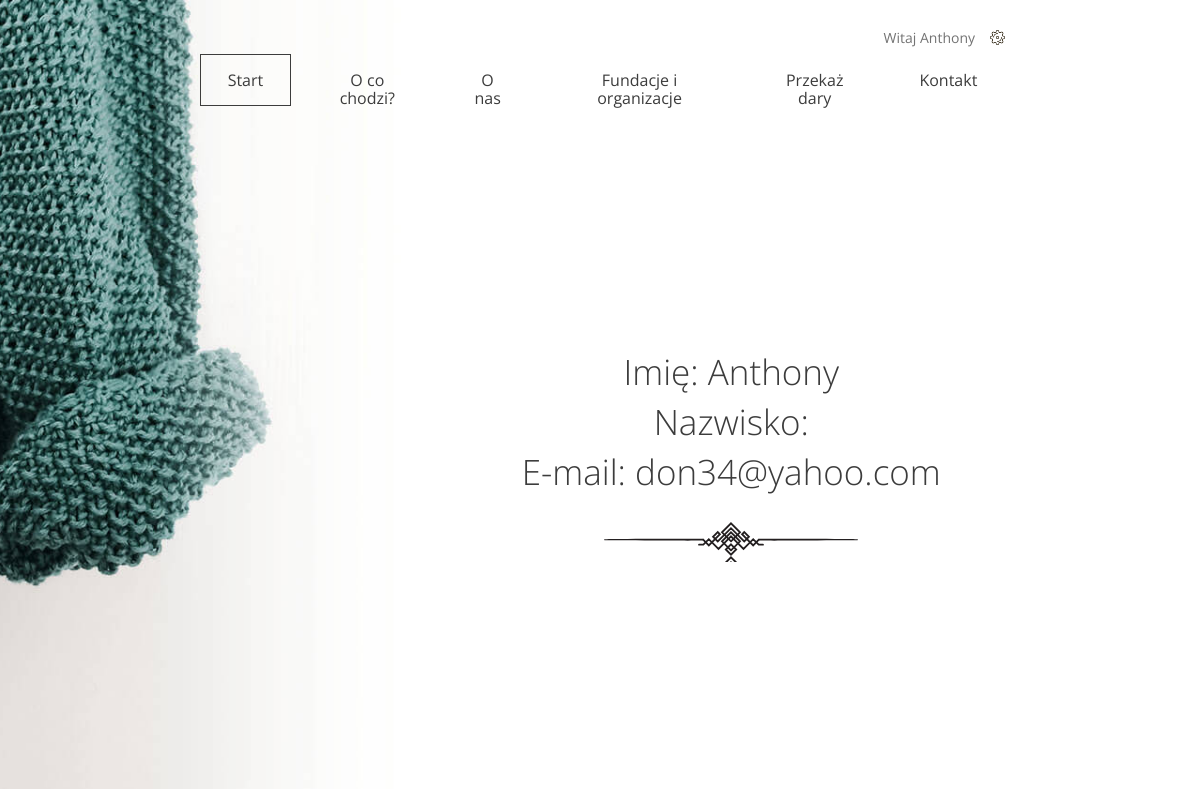
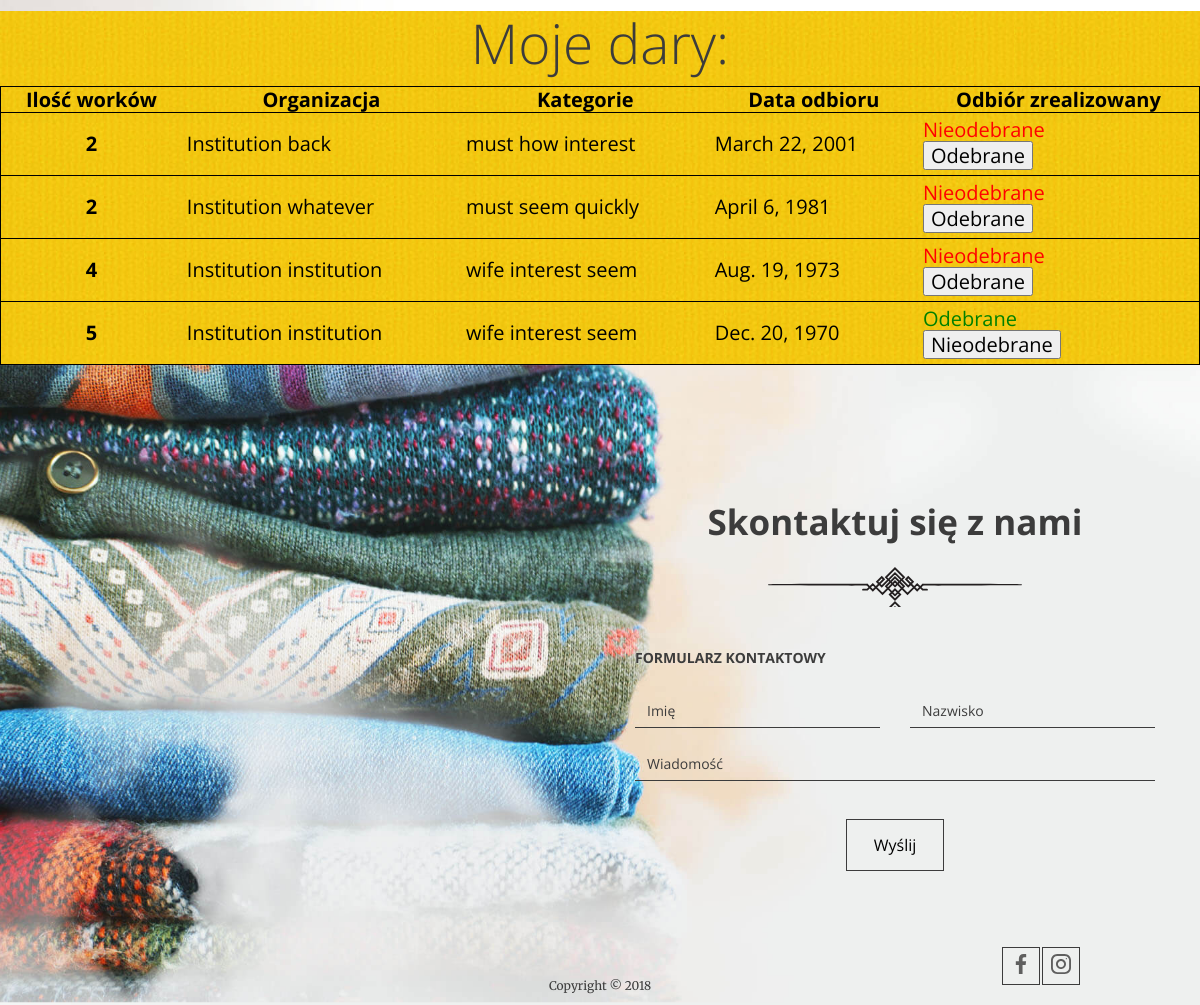
The page /user/9 on the database its author committed (2 pictures, top to bottom).
### charity/models.py (models this page shows)
class Donation(models.Model):
    class Meta:
        ordering = ["is_taken"]
    quantity = models.IntegerField()
    categories = models.ManyToManyField(Category)
    institution = models.ForeignKey(Institution, on_delete=models.DO_NOTHING)
    address = models.CharField(max_length=512)
    phone_number = models.IntegerField()
    city = models.CharField(max_length=64)
    zip_code = models.CharField(max_length=5)
    pick_up_date = models.DateField()
    pick_up_time = models.TimeField()
    pick_up_comment = models.TextField(null=True)
    user = models.ForeignKey(User, on_delete=models.DO_NOTHING, default=None, null=True)
    is_taken = models.BooleanField(default=False)

class Institution(models.Model):
    name = models.CharField(max_length=256)
    description = models.TextField()
    type = models.IntegerField(choices=INSTITUTION_TYPES, default=1)
    categories = models.ManyToManyField(Category)
    def __str__(self):
        return self.name

class Category(models.Model):
    name = models.CharField(max_length=64)
    def __str__(self):
        return self.name

### charity/views.py (the view, shortened to what this page needs)
# urls.py: path('user/<int:user_id>', UserProfileView.as_view()),
class UserProfileView(View):
    def get(self, request, user_id):
        user = User.objects.get(id=user_id)
        return render(request, 'user_profile.html', {"user": user})

### charity/templates/user_profile.html (shortened to what this page needs)
{% extends 'base.html' %}
{% block content %}
    <header class="header--form-page">
    {% include 'navigation.html' %}
    <div class="slogan container container--90">
        <div class="slogan--item">
          <h1>
              Imię: {{ user.first_name }}<br>
              Nazwisko: {{ user.last_name }}<br>
              E-mail: {{ user.email }}<br>
          </h1>
        </div>
      </div>
    </header>
    <section id="stats" class="stats">
        <div class="stats--item">
            <em>Moje dary:</em>
        </div><br>
    <table class="simple-table">
        <thead>
        <tr style="color: black;">
            <th>Ilość worków</th>
            <th>Organizacja</th>
            <th>Kategorie</th>
            <th>Data odbioru</th>
            <th>Odbiór zrealizowany</th>
        </tr>
        </thead>
        <tbody>
        {% for donations in user.donation_set.all %}
        <tr class="simple-table">
            <th>{{ donations.quantity }}</th>
            <td>{{ donations.institution }}</td>
            <td>{% for donation in donations.categories.all %}
                            {{ donation }}
                        {% endfor %}</td>
            <td>{{ donations.pick_up_date }}</td>
            {% if donations.is_taken is False %}
            <td id="donation-status" style="color: red;">
                Nieodebrane <form method="post">
                    <button type="submit" name="taken" value="{{ donations.id }}">
                    Odebrane</button></form>
                {% else %}
             <td style="color: green;">
                Odebrane <form method="post">
                    <button type="submit" name="not-taken" value="{{ donations.id }}">
                    Nieodebrane</button></form>
                </td>
            {% endif %}
        </tr>
        </tbody>
        {% endfor %}
    </table>
    </section>
{% endblock %}

### charity/templates/navigation.html (shortened to what this page needs)
      <nav class="container container--70">
          {% if user.is_authenticated %}
            <ul class="nav--actions">
                <li class="logged-user">
                    Witaj {{ user.first_name }}
                </li>
            </ul>
          {% else %}
        <ul class="nav--actions">
          <li><a href="/login" class="btn btn--small btn--without-border">Zaloguj</a></li>
          <li><a href="/register" class="btn btn--small btn--highlighted">Załóż konto</a></li>
        </ul>
          {% endif %}
        <ul>
          <li><a href="/" class="btn btn--without-border active">Start</a></li>
          <li><a href="/#steps" class="btn btn--without-border">O co chodzi?</a></li>
          <li><a href="/#about-us" class="btn btn--without-border">O nas</a></li>
          <li><a href="/#help" class="btn btn--without-border">Fundacje i organizacje</a></li>
          <li><a href="{% if user.is_authenticated %}/add-donation{% else %}/login{% endif %}" class="btn btn--without-border">Przekaż dary</a></li>
          <li><a href="/#contact" class="btn btn--without-border">Kontakt</a></li>
        </ul>
      </nav>

### rows shown on the page
Donation: quantity "2", institution "Institution back", pick_up_date "March 22, 2001", {{ donations.id }} 18 (drawn)
Category: name "must"
Category: name "how"
Category: name "interest"
Donation: quantity "2", institution "Institution whatever", pick_up_date "April 6, 1981", {{ donations.id }} 22 (drawn)
Category: name "seem"
Category: name "quickly"
Donation: quantity "4", institution "Institution institution", pick_up_date "Aug. 19, 1973", {{ donations.id }} 31 (drawn)
Category: name "wife"
Donation: quantity "5", institution "Institution institution", pick_up_date "Dec. 20, 1970", {{ donations.id }} 16 (drawn)

### other values the page prints
{{ user.first_name }} "Anthony"
{{ user.email }} "don34@yahoo.com"
